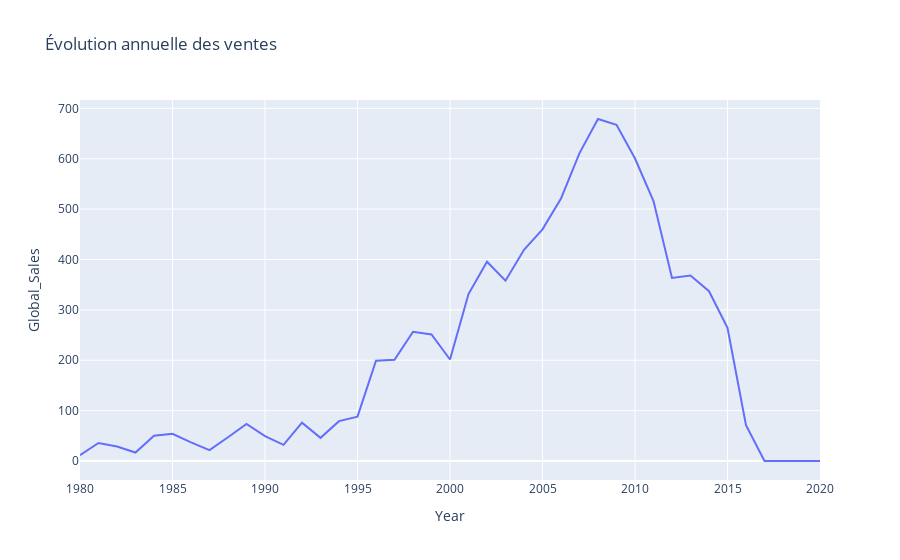

Notebook source saved alongside this figure:
### Code cell
#Evolution annuelle des ventes
sales_year = df.groupby('Year', as_index=False)['Global_Sales'].sum()
px.line(sales_year, x='Year', y='Global_Sales',
        title="Évolution annuelle des ventes").show()

### Figure 1 — Plotly figure (JSON) as saved in the notebook; plotly's stock layout.template omitted (floating-point values rounded to 4 significant figures)
{"data": [{"hovertemplate": "Year=%{x}<br>Global_Sales=%{y}<extra></extra>", "legendgroup": "", "line": {"color": "#636efa", "dash": "solid"}, "marker": {"symbol": "circle"}, "mode": "lines", "name": "", "orientation": "v", "showlegend": false, "type": "scatter", "x": [1980, 1981, 1982, 1983, 1984, 1985, 1986, 1987, 1988, 1989, 1990, 1991, 1992, 1993, 1994, 1995, 1996, 1997, 1998, 1999, 2000, 2001, 2002, 2003, 2004, 2005, 2006, 2007, 2008, 2009, 2010, 2011, 2012, 2013, 2014, 2015, 2016, 2017, 2020], "xaxis": "x", "y": [11.38, 35.77, 28.86, 16.79, 50.36, 53.94, 37.07, 21.74, 47.22, 73.45, 49.39, 32.23, 76.16, 45.98, 79.17, 88.11, 199.2, 201.0, 256.5, 251.3, 201.6, 331.5, 395.5, 357.9, 419.3, 459.9, 521.0, 611.1, 678.9, 667.3, 600.5, 516.0, 363.5, 368.1, 337.1, 264.4, 70.93, 0.05, 0.29], "yaxis": "y"}], "layout": {"legend": {"tracegroupgap": 0}, "title": {"text": "Évolution annuelle des ventes"}, "xaxis": {"anchor": "y", "domain": [0, 1], "title": {"text": "Year"}}, "yaxis": {"anchor": "x", "domain": [0, 1], "title": {"text": "Global_Sales"}}}}
